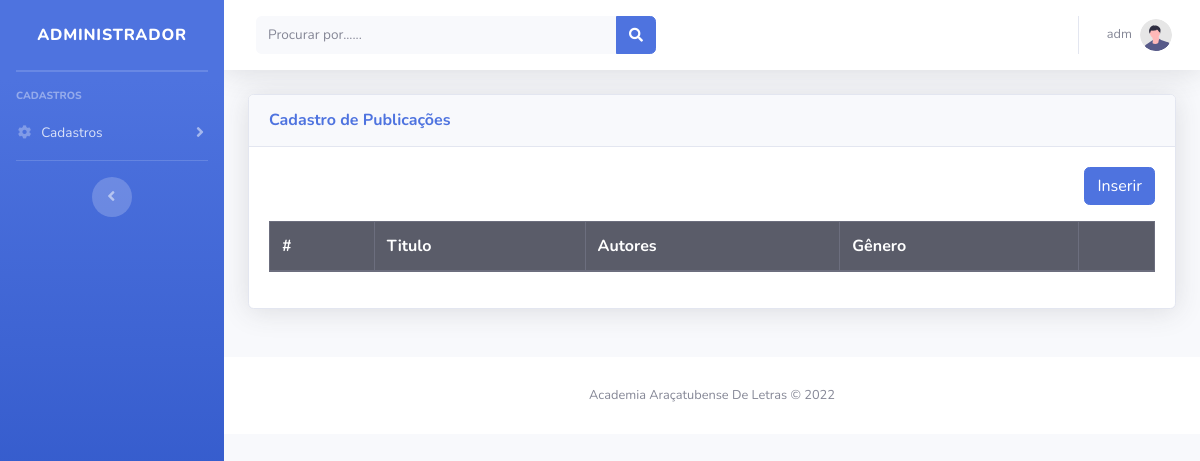
Before: /modulos/publicacao/publicacao.php (signed in) with the older database file.
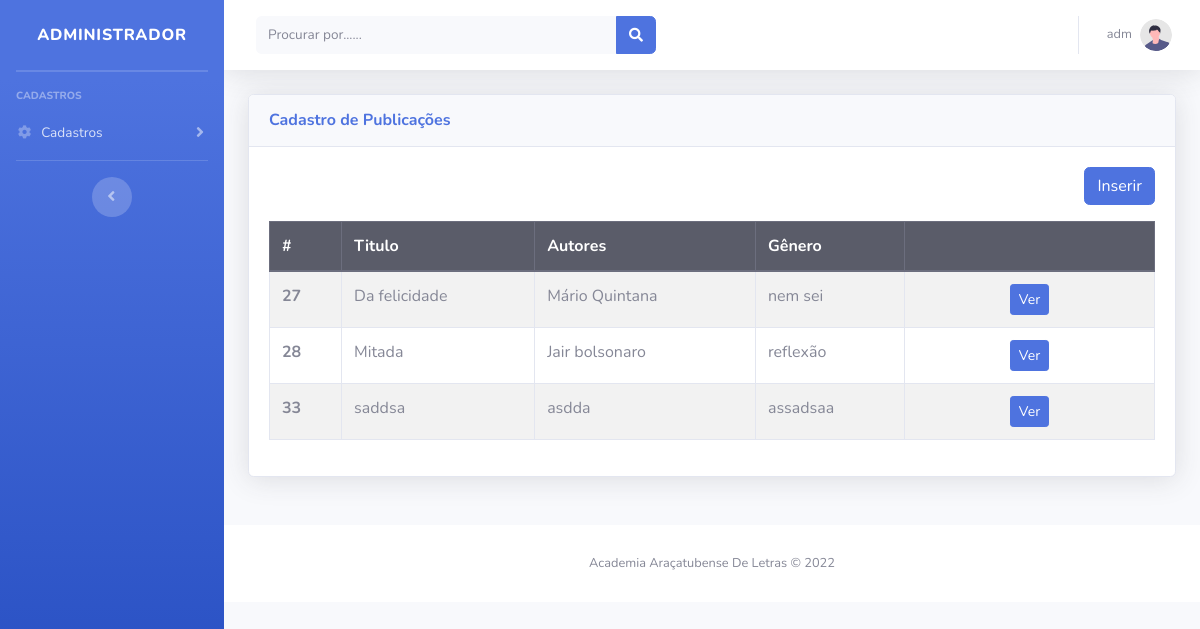
After: the same page with the newer database file.
### tables this page shows
CREATE TABLE `usuario` (
  `id` int(11) NOT NULL,
  `nome` varchar(150) NOT NULL,
  `email` varchar(100) NOT NULL,
  `telefone` bigint(20) NOT NULL,
  `senha` varchar(20) NOT NULL
);

CREATE TABLE `publicacoes` (
  `IdPub` int(11) NOT NULL,
  `tituloPub` varchar(250) NOT NULL,
  `autoresPub` text NOT NULL,
  `generoPub` varchar(20) NOT NULL,
  `textoPub` text NOT NULL,
  `id_usuario` int(11) NOT NULL,
  `poema` varchar(4) NOT NULL
);

### config.php (called while the page is built, shortened)
<?php
    function arquivo($file)
    {
        return ROOT_PATH . $file;
    }
    function usuario()
    {
        $id = $_SESSION['usuario'];
        $sql = "SELECT * FROM usuario WHERE id = $id";
        $query = $GLOBALS['conexaoBanco']->query($sql);
        return $query->fetch();
    }

### modulos/publicacao/publicacao.php (the view, shortened to what this page needs)
<!DOCTYPE html>
<html lang="pt-br">
<?php
    include '../../config.php';
?>
<?php include_once path('template/head.php'); ?>
<body id="page-top">
    <div id="wrapper">
        <?php include_once path('template/sidebar.php'); ?>
        <div id="content-wrapper" class="d-flex flex-column">
            <div id="content">
                <?php include_once path('template/navbar.php'); ?>
                <div class="container-fluid">
                    <div class="row">
                        <div class="col-12 mb-4">
                            <div class="card shadow mb-4">
                                <div class="card-header py-3">
                                    <h6 class="m-0 font-weight-bold text-primary">Cadastro de Publicações</h6>
                                </div>
                                <div class="card-body">
                                    <div class="text-right mb-3">
                                        <a class="btn btn-primary" href="inserir.php">Inserir</a>
                                    </div>
                                    <table class="table table-bordered table-striped">
                                        <thead>
                                            <tr class="thead-dark">
                                                <th>#</th>
                                                <th>Titulo</th>
                                                <th>Autores</th>
                                                <th>Gênero</th>
                                                <th></th>
                                            </tr>
                                        </thead>
                                        <tbody>
                                            <?php
                                            $pdo = Banco::conectar();
                                            $id_usuario = usuario()['id'];
                                            $sql = "SELECT * FROM  publicacoes WHERE id_usuario = $id_usuario";
                                            foreach ($pdo->query($sql) as $row) { ?>
                                                <tr>
                                                    <th scope="row"><?= $row['IdPub'] ?></th>
                                                    <td><?= $row['tituloPub'] ?></td>
                                                    <td><?= $row['autoresPub'] ?></td>
                                                    <td><?= $row['generoPub'] ?></td>
                                                    <td width='250' class="text-center">
                                                        <a class="btn btn-sm btn-primary " href="visualizar.php?IdPub=<?= $row['IdPub'] ?>">Ver</a>
                                                    </td>
                                                </tr>
                                            <?php }
                                            ?>
                                        </tbody>
                                    </table>
                                </div>
                            </div>
                        </div>
                    </div>
                </div>
                <footer class="sticky-footer bg-white">
                    <div class="container my-auto">
                        <div class="copyright text-center my-auto">
                            <span>Academia Araçatubense De Letras &copy; 2022</span>
                        </div>
                    </div>
                </footer>
            </div>
        </div>
</body>
</html>

### template/head.php (shortened to what this page needs)
<head>
    <link href="<?= arquivo("vendor/fontawesome-free/css/all.min.css") ?>" rel="stylesheet" type="text/css">
    <link href="<?= arquivo("css/sb-admin-2.min.css") ?>" rel="stylesheet">
</head>

### template/sidebar.php
<ul class="navbar-nav bg-gradient-primary sidebar sidebar-dark accordion" id="accordionSidebar">
<a class="sidebar-brand d-flex align-items-center justify-content-center" href="<?= arquivo('modulos/painel/painel.php') ?>">
    <div class="sidebar-brand-text mx-3">Administrador</div>
</a>
<hr class="sidebar-divider my-0">
<hr class="sidebar-divider">
<div class="sidebar-heading">
    Cadastros
</div>
<?php
    include_once("menu.php");
?>
<hr class="sidebar-divider">
<div class="text-center d-none d-md-inline">
    <button class="rounded-circle border-0" id="sidebarToggle"></button>
</div>
</ul>

### template/menu.php (shortened to what this page needs)
<li class="nav-item">
    <a class="nav-link collapsed" href="#" data-toggle="collapse" data-target="#collapseTwo" aria-expanded="true" aria-controls="collapseTwo">
        <i class="fas fa-fw fa-cog"></i>
        <span>Cadastros</span>
    </a>
</li>

### template/navbar.php (shortened to what this page needs)
<nav class="navbar navbar-expand navbar-light bg-white topbar mb-4 static-top shadow">
    <form class="d-none d-sm-inline-block form-inline mr-auto ml-md-3 my-2 my-md-0 mw-100 navbar-search">
        <div class="input-group">
            <input type="text" class="form-control bg-light border-0 small" placeholder="Procurar por......" aria-label="Search" aria-describedby="basic-addon2">
            <div class="input-group-append">
                <button class="btn btn-primary" type="button">
                    <i class="fas fa-search fa-sm"></i>
                </button>
            </div>
        </div>
    </form>
    <ul class="navbar-nav ml-auto">
        <li class="nav-item dropdown no-arrow">
            <a class="nav-link dropdown-toggle" href="#" id="userDropdown" role="button" data-toggle="dropdown" aria-haspopup="true" aria-expanded="false">
                <span class="mr-2 d-none d-lg-inline text-gray-600 small"><?= usuario()['nome'] ?></span>
                <img class="img-profile rounded-circle" src="<?= arquivo('img/undraw_profile.svg') ?>">
            </a>
        </li>
    </ul>
</nav>

Changed rows visible on the page:
added publicacoes: IdPub "27", tituloPub "Da felicidade", autoresPub "Mário Quintana", generoPub "nem sei"
added publicacoes: IdPub "28", tituloPub "Mitada", autoresPub "Jair bolsonaro", generoPub "reflexão"
added publicacoes: IdPub "33", tituloPub "saddsa", autoresPub "asdda", generoPub "assadsaa"
